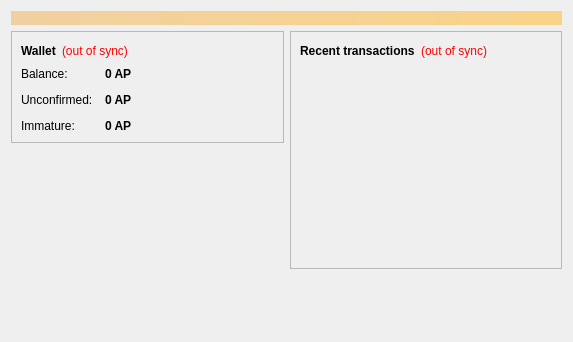
<?xml version="1.0" encoding="UTF-8"?>
<ui version="4.0">
 <class>OverviewPage</class>
 <widget class="QWidget" name="OverviewPage">
  <property name="geometry">
   <rect>
    <x>0</x>
    <y>0</y>
    <width>573</width>
    <height>342</height>
   </rect>
  </property>
  <property name="windowTitle">
   <string>Form</string>
  </property>
  <layout class="QVBoxLayout" name="topLayout">
   <item>
    <widget class="QLabel" name="labelAlerts">
     <property name="visible">
      <bool>false</bool>
     </property>
     <property name="styleSheet">
      <string notr="true">background-color: qlineargradient(x1: 0, y1: 0, x2: 1, y2: 0, stop:0 #F0D0A0, stop:1 #F8D488); color:#000000;</string>
     </property>
     <property name="wordWrap">
      <bool>true</bool>
     </property>
     <property name="margin">
      <number>3</number>
     </property>
    </widget>
   </item>
   <item>
    <layout class="QHBoxLayout" name="horizontalLayout" stretch="1,1">
     <item>
      <layout class="QVBoxLayout" name="verticalLayout_2">
       <item>
        <widget class="QFrame" name="frame">
         <property name="frameShape">
          <enum>QFrame::StyledPanel</enum>
         </property>
         <property name="frameShadow">
          <enum>QFrame::Raised</enum>
         </property>
         <layout class="QVBoxLayout" name="verticalLayout_4">
          <item>
           <layout class="QHBoxLayout" name="horizontalLayout_4">
            <item>
             <widget class="QLabel" name="label_5">
              <property name="font">
               <font>
                <weight>75</weight>
                <bold>true</bold>
               </font>
              </property>
              <property name="text">
               <string>Wallet</string>
              </property>
             </widget>
            </item>
            <item>
             <widget class="QLabel" name="labelWalletStatus">
              <property name="toolTip">
               <string>The displayed information may be out of date. Your wallet automatically synchronizes with the Achieverpoint network after a connection is established, but this process has not completed yet.</string>
              </property>
              <property name="styleSheet">
               <string notr="true">QLabel { color: red; }</string>
              </property>
              <property name="text">
               <string notr="true">(out of sync)</string>
              </property>
              <property name="alignment">
               <set>Qt::AlignLeading|Qt::AlignLeft|Qt::AlignVCenter</set>
              </property>
             </widget>
            </item>
            <item>
             <spacer name="horizontalSpacer_2">
              <property name="orientation">
               <enum>Qt::Horizontal</enum>
              </property>
              <property name="sizeHint" stdset="0">
               <size>
                <width>40</width>
                <height>20</height>
               </size>
              </property>
             </spacer>
            </item>
           </layout>
          </item>
          <item>
           <layout class="QFormLayout" name="formLayout_2">
            <property name="fieldGrowthPolicy">
             <enum>QFormLayout::AllNonFixedFieldsGrow</enum>
            </property>
            <property name="horizontalSpacing">
             <number>12</number>
            </property>
            <property name="verticalSpacing">
             <number>12</number>
            </property>
            <item row="0" column="0">
             <widget class="QLabel" name="label">
              <property name="text">
               <string>Balance:</string>
              </property>
             </widget>
            </item>
            <item row="0" column="1">
             <widget class="QLabel" name="labelBalance">
              <property name="font">
               <font>
                <weight>75</weight>
                <bold>true</bold>
               </font>
              </property>
              <property name="cursor">
               <cursorShape>IBeamCursor</cursorShape>
              </property>
              <property name="toolTip">
               <string>Your current balance</string>
              </property>
              <property name="text">
               <string notr="true">0 AP</string>
              </property>
              <property name="textInteractionFlags">
               <set>Qt::LinksAccessibleByMouse|Qt::TextSelectableByKeyboard|Qt::TextSelectableByMouse</set>
              </property>
             </widget>
            </item>
            <item row="1" column="0">
             <widget class="QLabel" name="label_3">
              <property name="text">
               <string>Unconfirmed:</string>
              </property>
             </widget>
            </item>
            <item row="1" column="1">
             <widget class="QLabel" name="labelUnconfirmed">
              <property name="font">
               <font>
                <weight>75</weight>
                <bold>true</bold>
               </font>
              </property>
              <property name="cursor">
               <cursorShape>IBeamCursor</cursorShape>
              </property>
              <property name="toolTip">
               <string>Total of transactions that have yet to be confirmed, and do not yet count toward the current balance</string>
              </property>
              <property name="text">
               <string notr="true">0 AP</string>
              </property>
              <property name="textInteractionFlags">
               <set>Qt::LinksAccessibleByMouse|Qt::TextSelectableByKeyboard|Qt::TextSelectableByMouse</set>
              </property>
             </widget>
            </item>
            <item row="2" column="0">
             <widget class="QLabel" name="labelImmatureText">
              <property name="text">
               <string>Immature:</string>
              </property>
             </widget>
            </item>
            <item row="2" column="1">
             <widget class="QLabel" name="labelImmature">
              <property name="font">
               <font>
                <weight>75</weight>
                <bold>true</bold>
               </font>
              </property>
              <property name="toolTip">
               <string>Mined balance that has not yet matured</string>
              </property>
              <property name="text">
               <string notr="true">0 AP</string>
              </property>
              <property name="textInteractionFlags">
               <set>Qt::LinksAccessibleByMouse|Qt::TextSelectableByKeyboard|Qt::TextSelectableByMouse</set>
              </property>
             </widget>
            </item>
           </layout>
          </item>
         </layout>
        </widget>
       </item>
       <item>
        <spacer name="verticalSpacer">
         <property name="orientation">
          <enum>Qt::Vertical</enum>
         </property>
         <property name="sizeHint" stdset="0">
          <size>
           <width>20</width>
           <height>40</height>
          </size>
         </property>
        </spacer>
       </item>
      </layout>
     </item>
     <item>
      <layout class="QVBoxLayout" name="verticalLayout_3">
       <item>
        <widget class="QFrame" name="frame_2">
         <property name="frameShape">
          <enum>QFrame::StyledPanel</enum>
         </property>
         <property name="frameShadow">
          <enum>QFrame::Raised</enum>
         </property>
         <layout class="QVBoxLayout" name="verticalLayout">
          <item>
           <layout class="QHBoxLayout" name="horizontalLayout_2">
            <item>
             <widget class="QLabel" name="label_4">
              <property name="text">
               <string>&lt;b&gt;Recent transactions&lt;/b&gt;</string>
              </property>
             </widget>
            </item>
            <item>
             <widget class="QLabel" name="labelTransactionsStatus">
              <property name="toolTip">
               <string>The displayed information may be out of date. Your wallet automatically synchronizes with the Achieverpoint network after a connection is established, but this process has not completed yet.</string>
              </property>
              <property name="styleSheet">
               <string notr="true">QLabel { color: red; }</string>
              </property>
              <property name="text">
               <string notr="true">(out of sync)</string>
              </property>
              <property name="alignment">
               <set>Qt::AlignRight|Qt::AlignTrailing|Qt::AlignVCenter</set>
              </property>
             </widget>
            </item>
            <item>
             <spacer name="horizontalSpacer">
              <property name="orientation">
               <enum>Qt::Horizontal</enum>
              </property>
              <property name="sizeHint" stdset="0">
               <size>
                <width>40</width>
                <height>20</height>
               </size>
              </property>
             </spacer>
            </item>
           </layout>
          </item>
          <item>
           <widget class="QListView" name="listTransactions">
            <property name="styleSheet">
             <string notr="true">QListView { background: transparent; }</string>
            </property>
            <property name="frameShape">
             <enum>QFrame::NoFrame</enum>
            </property>
            <property name="verticalScrollBarPolicy">
             <enum>Qt::ScrollBarAlwaysOff</enum>
            </property>
            <property name="horizontalScrollBarPolicy">
             <enum>Qt::ScrollBarAlwaysOff</enum>
            </property>
            <property name="selectionMode">
             <enum>QAbstractItemView::NoSelection</enum>
            </property>
           </widget>
          </item>
         </layout>
        </widget>
       </item>
       <item>
        <spacer name="verticalSpacer_2">
         <property name="orientation">
          <enum>Qt::Vertical</enum>
         </property>
         <property name="sizeHint" stdset="0">
          <size>
           <width>20</width>
           <height>40</height>
          </size>
         </property>
        </spacer>
       </item>
      </layout>
     </item>
    </layout>
   </item>
  </layout>
 </widget>
 <resources/>
 <connections/>
</ui>
